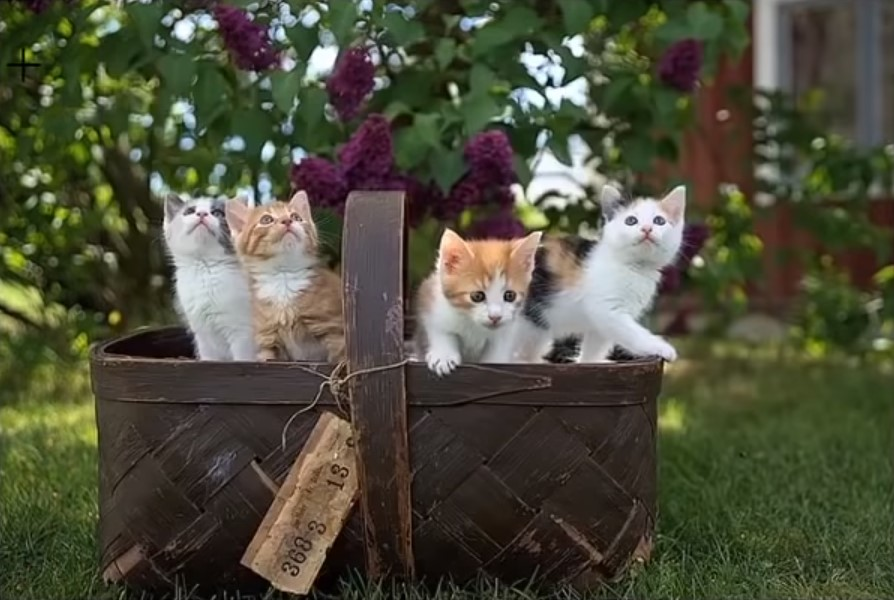
#> input picture photos/cats.jpg, 894 x 600 px
$ python histogram.py
#> lines starting #> are read from the running program, lines starting #| are printed output that depends on the picture; after the words box and inside, x2 and y2 are one past the last pixel; in counts of white or black regions, pixels touching at a corner belong together
import cv2 as cv
import numpy as np
import matplotlib.pyplot as plt

img = cv.imread('photos/cats.jpg')
#> img is the input picture: shape (600, 894, 3); mean B, G, R 58.9, 77.7, 77.4
# cv.imshow('Cat', img)

blank = np.zeros(img.shape[:2], dtype='uint8')
# [8 lines of commented-out code are left out]

mask = cv.circle(blank, (img.shape[1]//2 - 100, img.shape[0]//2 - 60), 100, 255, -1)
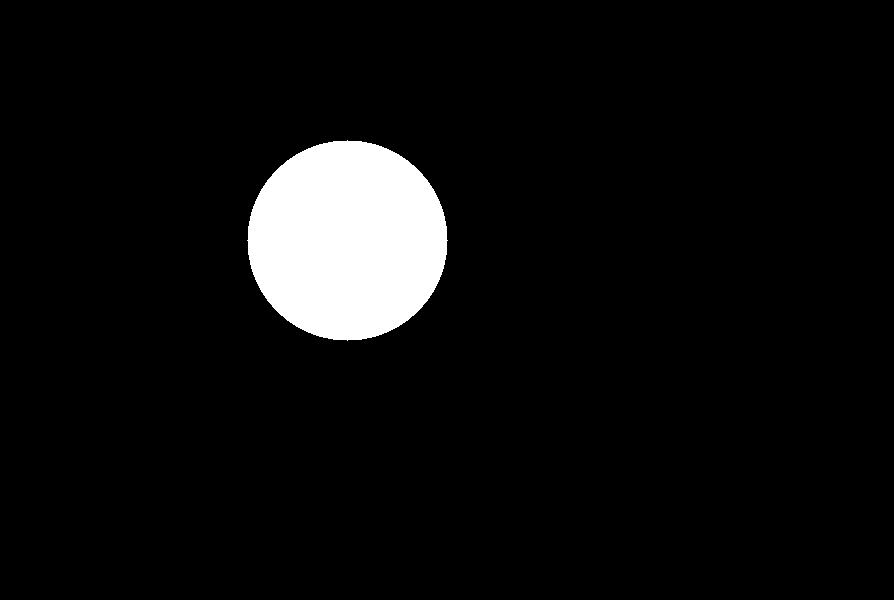
#> blank: shape (600, 894); 5.9% white; 1 white region, box (x1, y1, x2, y2) and area: (247, 140, 448, 341) 31417

masked = cv.bitwise_and(img, img, mask=mask)
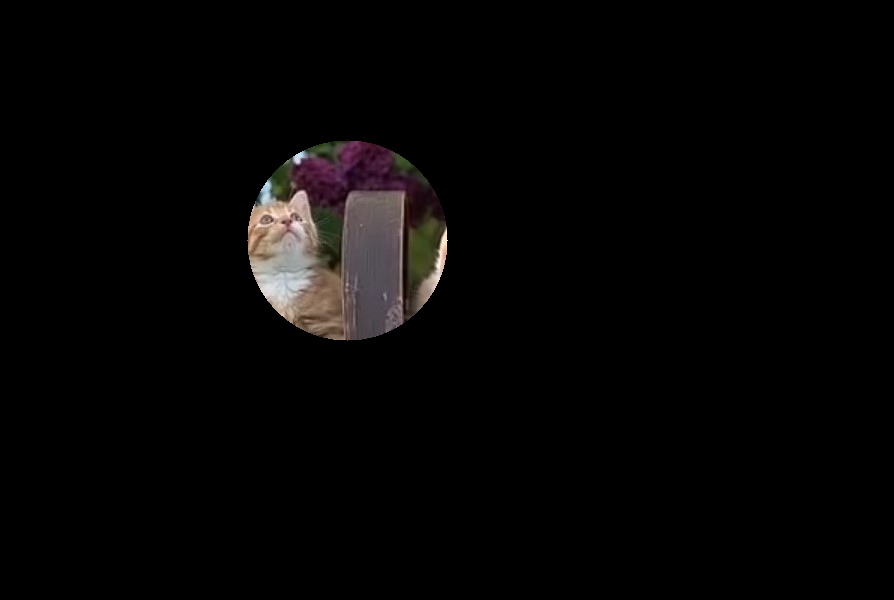
#> masked: shape (600, 894, 3); mean B, G, R 5, 5.2, 6.1
cv.imshow('Mask', masked)

# [13 lines of commented-out code are left out]
plt.figure()
plt.title('Color histogram')
plt.xlabel('Bins')
plt.ylabel('# of pixels')

colors = ('b','g','r')
for i, col in enumerate(colors):
    hist = cv.calcHist([img], [i], mask, [256], [0,256])
    plt.plot(hist, color=col)
    plt.xlim([0,256])

plt.show()
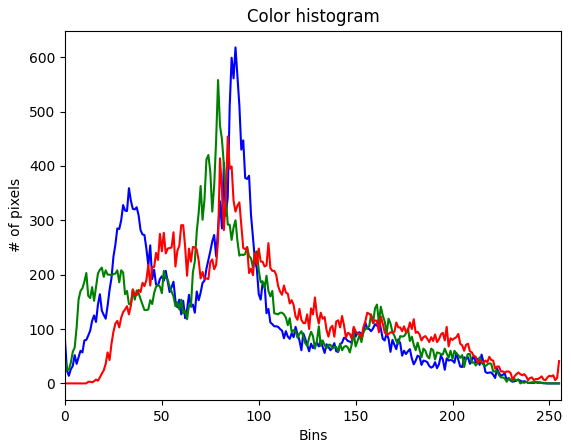
#> figure drawn by matplotlib, 1 panel; curve peaks at x = 88, y = 618; curve peaks at x = 79, y = 558; curve peaks at x = 84, y = 454


cv.waitKey(0)

$ run again, with photos/group1.jpg copied over photos/cats.jpg
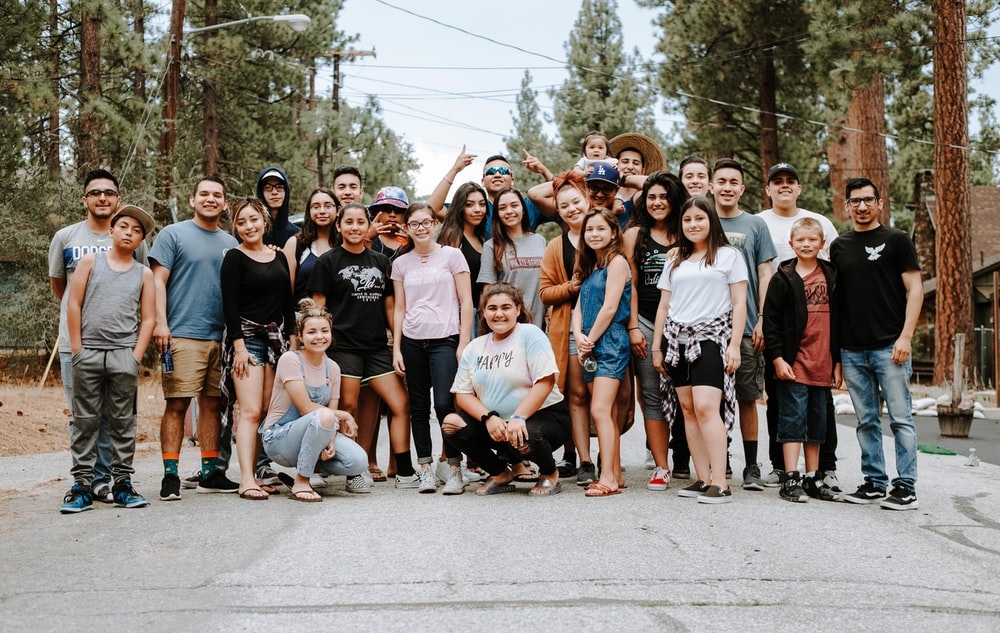
#> input picture photos/group1.jpg, 1000 x 633 px
#> img is the input picture: shape (633, 1000, 3); mean B, G, R 117.4, 125.9, 133.5
#> `mask = cv.circle(blank, (img.shape[1]//2 - 100, img.shape[0]//2 - 60),..`:
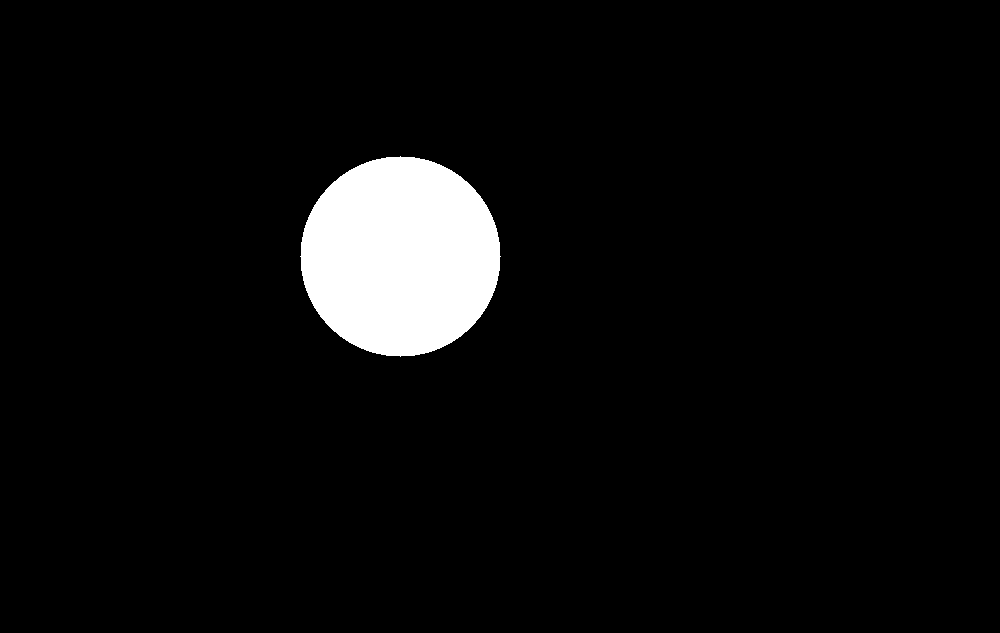
#> blank: shape (633, 1000); 5% white; 1 white region, box (x1, y1, x2, y2) and area: (300, 156, 501, 357) 31417
#> `plt.show()`:
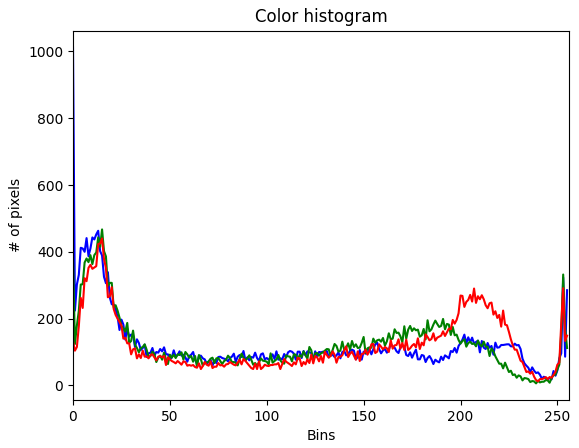
#> figure drawn by matplotlib, 1 panel; curve peaks at x = 0, y = 1012; curve peaks at x = 15, y = 467; curve peaks at x = 15, y = 440

$ run again, with photos/group2.jpg copied over photos/cats.jpg
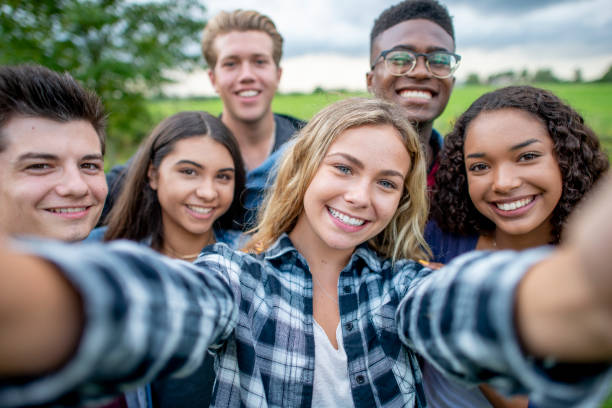
#> input picture photos/group2.jpg, 612 x 408 px
#> img is the input picture: shape (408, 612, 3); mean B, G, R 120, 122.5, 122.9
#> `mask = cv.circle(blank, (img.shape[1]//2 - 100, img.shape[0]//2 - 60),..`:
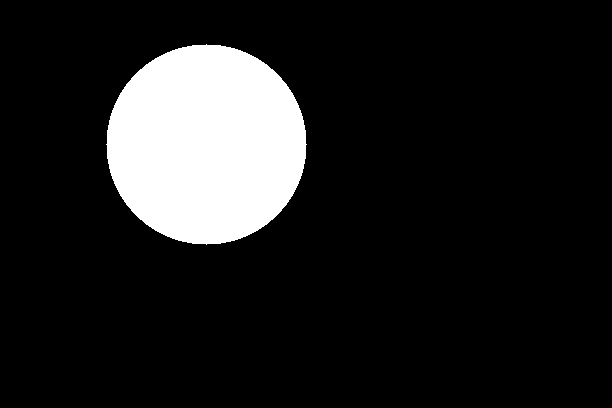
#> blank: shape (408, 612); 12.6% white; 1 white region, box (x1, y1, x2, y2) and area: (106, 44, 307, 245) 31417
#> `plt.show()`:
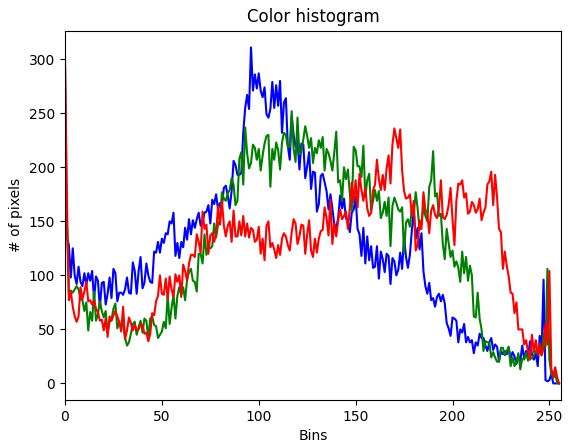
#> figure drawn by matplotlib, 1 panel; curve peaks at x = 96, y = 311; curve peaks at x = 117, y = 252; curve peaks at x = 0, y = 300
